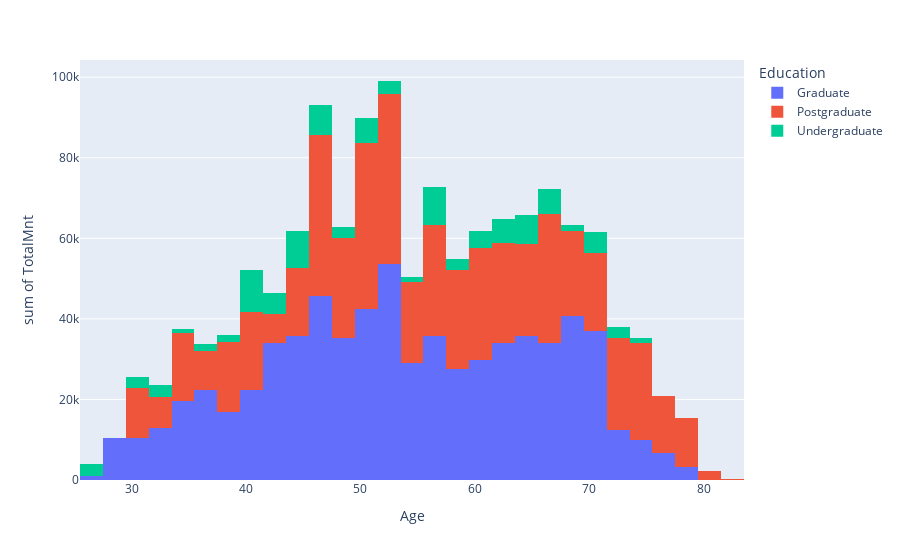

The code cell stored with this chart in its notebook:
### Code cell
px.histogram(data,x="Age", y="TotalMnt", color="Education")

### Figure 1 — Plotly figure (JSON) as saved in the notebook; plotly's stock layout.template omitted (floating-point values rounded to 4 significant figures; data arrays with more than 128 entries replaced by an {"elided": "..."} marker saying what was removed)
{"data": [{"alignmentgroup": "True", "bingroup": "x", "histfunc": "sum", "hovertemplate": "Education=Graduate<br>Age=%{x}<br>sum of TotalMnt=%{y}<extra></extra>", "legendgroup": "Graduate", "marker": {"color": "#636efa", "pattern": {"shape": ""}}, "name": "Graduate", "offsetgroup": "Graduate", "orientation": "v", "showlegend": true, "type": "histogram", "x": {"elided": "1127 int values"}, "xaxis": "x", "y": {"elided": "1127 int values"}, "yaxis": "y"}, {"alignmentgroup": "True", "bingroup": "x", "histfunc": "sum", "hovertemplate": "Education=Postgraduate<br>Age=%{x}<br>sum of TotalMnt=%{y}<extra></extra>", "legendgroup": "Postgraduate", "marker": {"color": "#EF553B", "pattern": {"shape": ""}}, "name": "Postgraduate", "offsetgroup": "Postgraduate", "orientation": "v", "showlegend": true, "type": "histogram", "x": {"elided": "855 int values"}, "xaxis": "x", "y": {"elided": "855 int values"}, "yaxis": "y"}, {"alignmentgroup": "True", "bingroup": "x", "histfunc": "sum", "hovertemplate": "Education=Undergraduate<br>Age=%{x}<br>sum of TotalMnt=%{y}<extra></extra>", "legendgroup": "Undergraduate", "marker": {"color": "#00cc96", "pattern": {"shape": ""}}, "name": "Undergraduate", "offsetgroup": "Undergraduate", "orientation": "v", "showlegend": true, "type": "histogram", "x": {"elided": "255 int values"}, "xaxis": "x", "y": {"elided": "255 int values"}, "yaxis": "y"}], "layout": {"barmode": "relative", "legend": {"title": {"text": "Education"}, "tracegroupgap": 0}, "margin": {"t": 60}, "xaxis": {"anchor": "y", "domain": [0, 1], "title": {"text": "Age"}}, "yaxis": {"anchor": "x", "domain": [0, 1], "title": {"text": "sum of TotalMnt"}}}}
